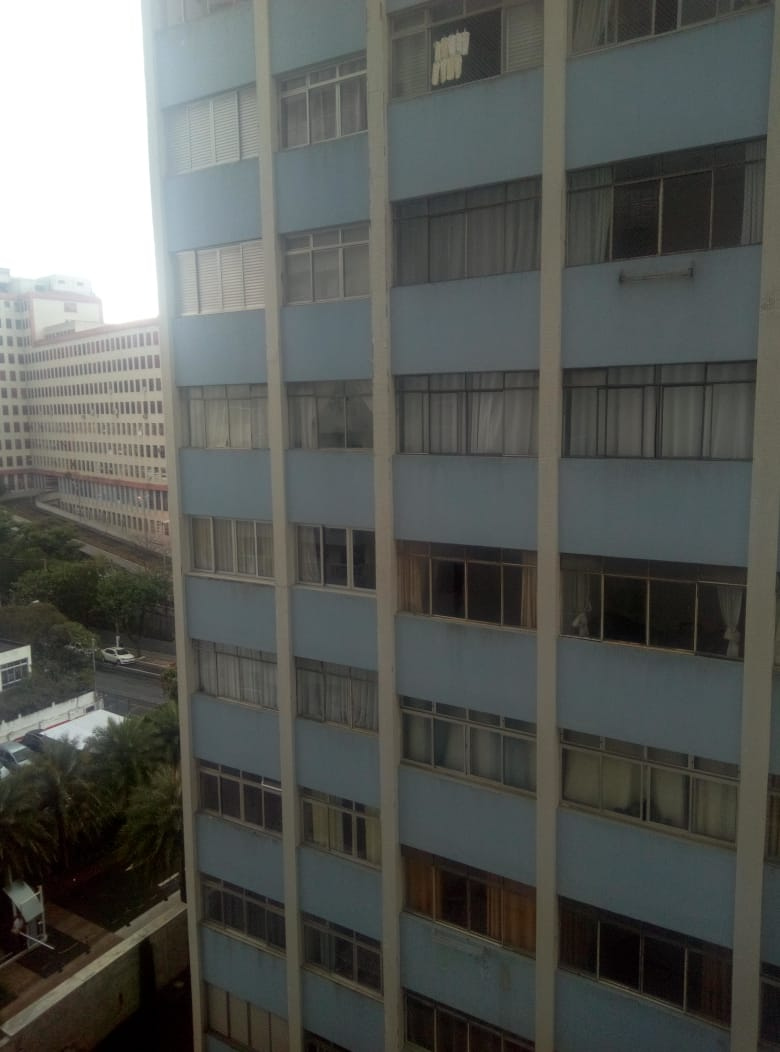
#> input picture 011-image-stitching/images/foto1.jpeg, 780 x 1052 px, found by its file name
$ jupyter execute 001-image-stitching.ipynb
#> lines starting #> are read from the running program, lines starting #| are printed output that depends on the picture
# Image Stitching

1. Leitura das imagens
2. Features Match com ORB
3. Features Matching
4. Homografia

[cell 1]
import cv2
import numpy as np
import matplotlib.pyplot as plt

[cell 2]
img1 = cv2.imread(r'C:\Users\shuel\Documents\Workspace\computer-vision\computer-vision-meganha\011-image-stitching\images\foto1.jpeg')
#> img1 is the input picture: shape (1052, 780, 3); mean B, G, R 86.3, 90.1, 87.6
img2 = cv2.imread(r'C:\Users\shuel\Documents\Workspace\computer-vision\computer-vision-meganha\011-image-stitching\images\foto2.jpeg')
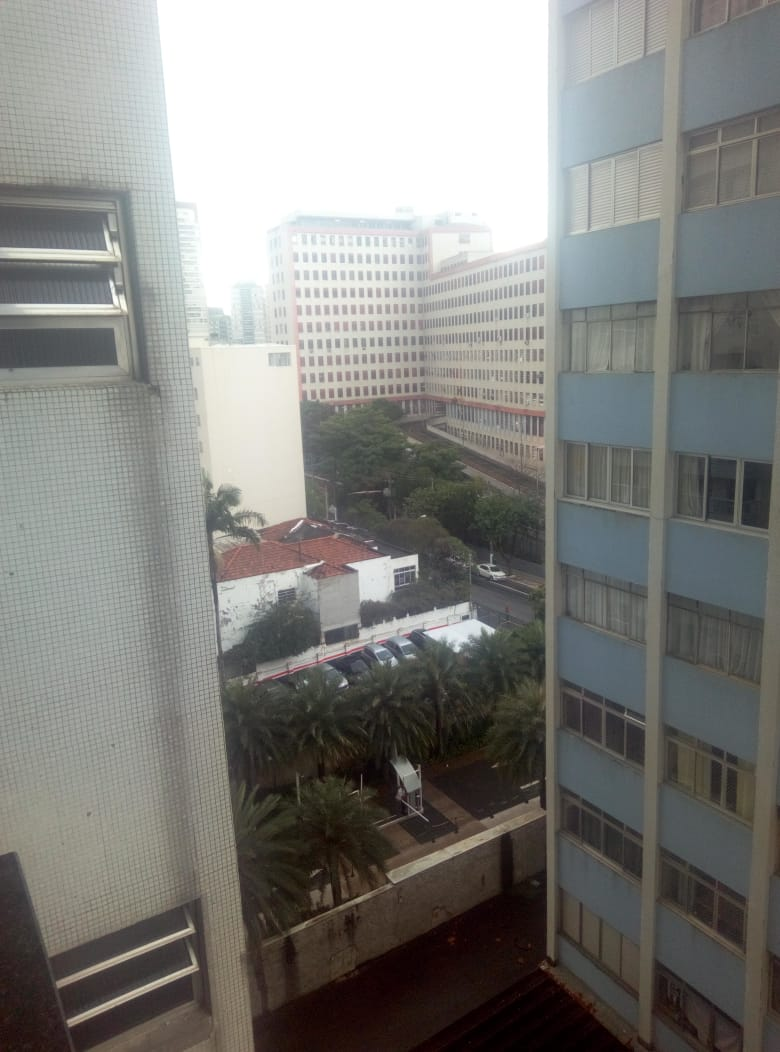
#> input picture 011-image-stitching/images/foto2.jpeg, 780 x 1052 px, found by its file name
#> img2 is the input picture: shape (1052, 780, 3); mean B, G, R 126.1, 129.6, 130

img1_gray = cv2.cvtColor(img1, cv2.COLOR_RGB2GRAY)
img2_gray = cv2.cvtColor(img2, cv2.COLOR_RGB2GRAY)

[cell 3]
fig = plt.figure(figsize=(20,50))

ax1 = fig.add_subplot(121)
ax1.imshow(img1_gray, cmap='gray')
ax1.set_xlabel('Imagem 1', fontsize=14)

ax2 = fig.add_subplot(122)
ax2.imshow(img2_gray, cmap='gray')
ax2.set_xlabel('Imagem 2', fontsize=14)

plt.show()
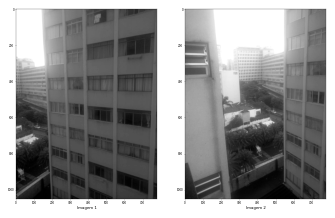
#> figure drawn by matplotlib, 2 panels

# ORB

*   Boa alternativa para o SIFT e o SURF em relação ao custo computacional e performaces de macths.
*   O ORB é basicamente a fusão entre a detecção de keypoints do FAST e as descrições feitas pelo BRIEF. Primeiramente o FAST encontra os keypoints e então encontra os melhores N pontos. Despois BRIEF avalia as respectivas correspondências encontradas pelos pontos.
*    O uso mais comum do ORB é passar o nFeatures, responsável pelo máx. números das features (default = 500) e o WTA_K que encontra a orientação das features encontras (default = NORM_HAMMING)

*  Parâmetros:

1.  **nfeatures** O número máximo de recursos a serem retidos.

2.  **scaleFactor** Taxa de decimação da pirâmide, maior que 1. scaleFactor == 2 significa a pirâmide clássica, onde cada próximo nível tem 4x menos pixels do que o anterior, mas esse fator de grande escala degradará drasticamente as pontuações correspondentes. Por outro lado, muito próximo a 1 fator de escala significará que, para cobrir determinada faixa de escala, você precisará de mais níveis de pirâmide e, portanto, a velocidade de detecção sofrerá.

3.  **nlevels** O número de níveis da pirâmide.

4.  **edgeThreshold** Esse é o tamanho da borda em que os recursos não são detectados. Deve corresponder aproximadamente ao parâmetro patchSize.

5.  **firstLevel** O nível da pirâmide na qual colocar a imagem de origem. As camadas anteriores são preenchidas com a imagem de origem aumentada.

6.  **WTA_K** O número de pontos que produzem cada elemento do descritor BRIEF orientado. O valor padrão 2 significa o BRIEF em que pegar um par de pontos aleatórios e comparar seus brilhos, para obter uma resposta 0/1. Outros valores possíveis são 3 e 4. Por exemplo, 3 significa que pegamos 3 pontos aleatórios (é claro, essas coordenadas de pontos são aleatórias, mas são geradas a partir da semente predefinida, de modo que cada elemento do descritor BRIEF é calculado deterministicamente a partir de o retângulo de pixels), encontre o ponto de brilho máximo e o índice de saída do vencedor (0, 1 ou 2). Essa saída ocupará 2 bits e, portanto, precisará de uma variante especial da distância de Hamming, indicada como NORM_HAMMING2 (2 bits por compartimento). Quando WTA_K = 4, tomamos 4 pontos aleatórios para calcular cada compartimento (que também ocupará 2 bits com valores possíveis 0, 1, 2 ou 3).

7.  **scoreType** O HARRIS_SCORE padrão significa que o algoritmo Harris é usado para classificar os recursos (a pontuação é gravada em KeyPoint::score e é usada para manter os melhores recursos de nfeatures); FAST_SCORE é um valor alternativo do parâmetro que produz pontos-chave um pouco menos estáveis, mas é um pouco mais rápido de calcular.

8.  **patchSize** Tamanho usado pelo descritor BRIEF orientado.

9.  **fastThreshold** encontrar o Threshold de maneira rápida.

[cell 4]
detect = cv2.ORB_create()

kp1, feat1 = detect.detectAndCompute(img1_gray, None)
#> kp1 = 500 keypoints; strongest (x, y, size): (115, 717, 111.1), (118, 653, 31), (116, 717, 92.6), (81, 747, 44.6)
kp2, feat2 = detect.detectAndCompute(img2_gray, None)
#> kp2 = 500 keypoints; strongest (x, y, size): (413, 557, 77.1), (413, 562, 53.6), (346, 683, 31), (412, 555, 92.6)

fig = plt.figure(figsize=(20,50))

ax1 = fig.add_subplot(121)
ax1.imshow(cv2.drawKeypoints(img1, kp1, None, color=(0,255,0)))
ax1.set_xlabel('Imagem 1', fontsize=14)

ax2 = fig.add_subplot(122)
ax2.imshow(cv2.drawKeypoints(img2, kp2, None, color=(0,255,0)))
ax2.set_xlabel('Imagem 2', fontsize=14)

plt.show()

# BFMatcher

O brute-Force matcher é simples. Ele pega o descritor de um recurso/feature da primeira imagem e combina com todos os outros recursos/features da segunda imagem usando algum cálculo de distância. E o mais próximo é retornado.

Para o BF matcher, são necessários dois parâmetros opcionais. O primeiro é o **normType**. Especifica a medição da distância a ser usada. Por padrão, é **cv2.NORM_L2**. É bom para SIFT, SURF etc (cv2.NORM_L1 também está lá). Para descritores baseados em cadeias binárias como ORB, BRIEF, BRISK etc, **cv2.NORM_HAMMING** deve ser usado, que usou a distância de Hamming como medida. Se o ORB estiver usando WTA_K == 3 ou 4, cv2.NORM_HAMMING2 deve ser usado.

O segundo parâmetro é a variável booleana, **crossCheck**, que é falsa por padrão. Se for verdade, o Matcher retornará apenas as correspondências com o valor (i, j), de modo que o i-ésimo descritor no conjunto A tenha o j-ésimo descritor no conjunto B como a melhor correspondência e vice-versa. Ou seja, os dois recursos nos dois conjuntos devem coincidir. Ele fornece resultados consistentes e é uma boa alternativa ao teste de proporção proposto por D.Lowe no papel SIFT.

[cell 5]
bf = cv2.BFMatcher(cv2.NORM_HAMMING, crossCheck=True)
best_matches = bf.match(feat1, feat2)
#> best_matches = 151 matches

raw_matches = sorted(best_matches, key=lambda x:x.distance)
#> raw_matches = 151 matches
print('Matches:', len(raw_matches))
#| Matches: 151

fig = plt.figure(figsize=(20, 8))

img3 = cv2.drawMatches(img1, kp1, img2, kp2, best_matches[:100], None, flags=cv2.DrawMatchesFlags_NOT_DRAW_SINGLE_POINTS)
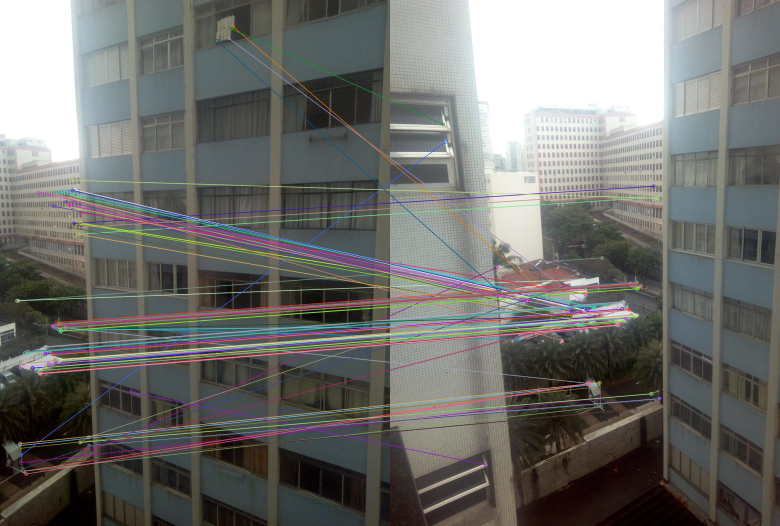
#> img3: shape (1052, 1560, 3) (shown at 1/2 size); mean B, G, R 108.7, 111.8, 111.8

plt.imshow(img3)
plt.show()

# findHomography

Encontrar a pespectiva entre dois planos.

Parâmetros:

**srcpoints** - Coordenadas dos pontos da imagem original.
**dstPoints** - Coordenadas dos pontos da imagem alvo.
**method** - Método usada para computar a homografia da imagem. É possível passar três métodos:
1.    0 - Um métodos regular usado em todos os pontos.
2.    RANSAC - Métodos robusto baseado em RANSAC
3.    LMEDS -  Menor mediana

**ransacReprojThreshold** - Erro máximo permitido de reprojeção para tratar um par de pontos em inliers (método usado apenas quando é setado o RANSAC). Ou seja, se:

||dstPoints - convertPointsHomogeneous(H*srcPoints)|| > ransacReprojThreshold

então o ponto em questão é considerado um desvio. Se srcPoints e dstPoints forem medidos em pixels, geralmente faz sentido definir esse parâmetro em algum lugar no intervalo de 1 a 10.

Ambos os métodos, RANSAC e LMeDS, etstam muitos subconjuntos aleatórios diferentes dos pares de pontos correspondentes (de quatro pares cada), estimam a matriz de homografia usando esse subconjunto e um algoritmo simples de mínimos quadrados e depois calculam a qualidade/qualidade da homografia computada (que é o número de inliers para o RANSAC ou o erro médio de re-projeção para os LMeDs). O melhor subconjunto é então usado para produzir a estimativa inicial da matriz de homografia e a máscara de inliers / outliers.

Independentemente do método, robusto ou não, a matriz de homografia computada é refinada ainda mais (usando inliers apenas no caso de um método robusto) com o método Levenberg-Marquardt para reduzir ainda mais o erro de re-projeção.

O método RANSAC pode lidar com praticamente qualquer proporção de outliers, mas precisa de um limite para distinguir inliers de outliers. O método LMeDS não precisa de nenhum limite, mas funciona corretamente apenas quando há mais de 50% de inliers. Por fim, se não houver discrepâncias e o ruído for bastante pequeno, use o método padrão (método = 0)

[cell 6]
src_pts = np.float32([kp1[m.queryIdx].pt for m in raw_matches]).reshape(-1,1,2)
#> src_pts = 151 rows, first 8: [116.5, 716.6], [40.8, 733.2], [117.5, 722.3], [108.9, 720.6], [110.5, 722.6], [147.6, 446.4], [128.6, 655.3], [120.3, 717.5]
dst_pts = np.float32([kp2[m.trainIdx].pt for m in raw_matches]).reshape(-1,1,2)
#> dst_pts = 151 rows, first 8: [490.2, 629.5], [424, 632], [483.1, 632.4], [482.1, 630.7], [482.7, 634.5], [526.8, 372], [499.7, 572.3], [491.4, 628.3]

H, mask = cv2.findHomography(src_pts, dst_pts, cv2.RANSAC, 5, 0)
#> H = [[0.591, 0.0036, 409.1], [-0.232, 0.939, -27.91], [-0.000567, 7.14e-05, 1]]; mask = 151 values, max 1 at index 0, min 0 at index 2, mean 0.536

h, w = img1_gray.shape
#> h = 1052; w = 780
pts = np.float32([[0,0],[0,h-1], [w-1, h-1], [w-1,0]]).reshape(-1,1,2)
dst = cv2.perspectiveTransform(pts, H)
#> dst = [[409.1, -27.91], [384.1, 892.5], [1379.4, 1229.5], [1558.1, -373.9]]

img_final = cv2.polylines(img2, [np.int32(dst)], True, 255,1, cv2.LINE_AA)

fig = plt.figure(figsize=(20,8))
plt.imshow(img_final)
plt.show()
